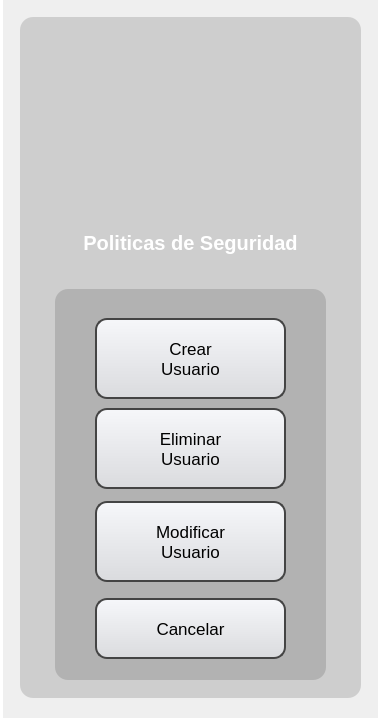
<?xml version="1.0" encoding="UTF-8"?>
<ui version="4.0">
 <class>MainWindow</class>
 <widget class="QMainWindow" name="MainWindow">
  <property name="geometry">
   <rect>
    <x>0</x>
    <y>0</y>
    <width>381</width>
    <height>721</height>
   </rect>
  </property>
  <property name="minimumSize">
   <size>
    <width>381</width>
    <height>721</height>
   </size>
  </property>
  <property name="maximumSize">
   <size>
    <width>381</width>
    <height>721</height>
   </size>
  </property>
  <property name="windowTitle">
   <string>MainWindow</string>
  </property>
  <widget class="QWidget" name="centralwidget">
   <widget class="QLabel" name="label">
    <property name="geometry">
     <rect>
      <x>0</x>
      <y>0</y>
      <width>381</width>
      <height>721</height>
     </rect>
    </property>
    <property name="text">
     <string/>
    </property>
    <property name="pixmap">
     <pixmap>../view_img/fondo.png</pixmap>
    </property>
    <property name="scaledContents">
     <bool>true</bool>
    </property>
   </widget>
   <widget class="QLabel" name="label_14">
    <property name="enabled">
     <bool>false</bool>
    </property>
    <property name="geometry">
     <rect>
      <x>0</x>
      <y>-10</y>
      <width>381</width>
      <height>731</height>
     </rect>
    </property>
    <property name="styleSheet">
     <string notr="true">background-color: qlineargradient(spread:pad, x1:0, y1:0, x2:0, y2:00715909, stop:0 rgba(0, 0, 0, 35), stop:0.375 rgba(0, 0, 0, 50), stop:0.835227 rgba(0, 0, 0, 75));

border: 3px solid white; </string>
    </property>
    <property name="text">
     <string/>
    </property>
   </widget>
   <widget class="QWidget" name="wd_regUser" native="true">
    <property name="geometry">
     <rect>
      <x>0</x>
      <y>-1</y>
      <width>381</width>
      <height>721</height>
     </rect>
    </property>
    <widget class="QLabel" name="label_4">
     <property name="geometry">
      <rect>
       <x>20</x>
       <y>18</y>
       <width>341</width>
       <height>681</height>
      </rect>
     </property>
     <property name="styleSheet">
      <string notr="true">background-color:rgba(0,0,0,35);
border-radius:13px</string>
     </property>
     <property name="text">
      <string/>
     </property>
    </widget>
    <widget class="QLabel" name="label_3">
     <property name="geometry">
      <rect>
       <x>65</x>
       <y>208</y>
       <width>251</width>
       <height>71</height>
      </rect>
     </property>
     <property name="font">
      <font>
       <pointsize>15</pointsize>
       <weight>75</weight>
       <bold>true</bold>
      </font>
     </property>
     <property name="styleSheet">
      <string notr="true">color: white</string>
     </property>
     <property name="text">
      <string>Politicas de Seguridad</string>
     </property>
     <property name="scaledContents">
      <bool>false</bool>
     </property>
     <property name="alignment">
      <set>Qt::AlignCenter</set>
     </property>
    </widget>
    <widget class="QLabel" name="label_2">
     <property name="geometry">
      <rect>
       <x>110</x>
       <y>59</y>
       <width>161</width>
       <height>161</height>
      </rect>
     </property>
     <property name="text">
      <string/>
     </property>
     <property name="pixmap">
      <pixmap>../view_img/5067875.png</pixmap>
     </property>
     <property name="scaledContents">
      <bool>true</bool>
     </property>
     <property name="alignment">
      <set>Qt::AlignCenter</set>
     </property>
     <property name="wordWrap">
      <bool>false</bool>
     </property>
     <property name="margin">
      <number>-10</number>
     </property>
    </widget>
    <widget class="QLabel" name="label_5">
     <property name="geometry">
      <rect>
       <x>205</x>
       <y>38</y>
       <width>81</width>
       <height>81</height>
      </rect>
     </property>
     <property name="styleSheet">
      <string notr="true">image: url(:/image/IMG/metrologo.png);</string>
     </property>
     <property name="text">
      <string/>
     </property>
     <property name="pixmap">
      <pixmap>../view_img/metrologo.png</pixmap>
     </property>
     <property name="scaledContents">
      <bool>true</bool>
     </property>
    </widget>
    <widget class="QLabel" name="label_6">
     <property name="geometry">
      <rect>
       <x>65</x>
       <y>37</y>
       <width>251</width>
       <height>241</height>
      </rect>
     </property>
     <property name="styleSheet">
      <string notr="true">background-color: qlineargradient(spread:pad, x1:0, y1:0, x2:0, y2:00715909, stop:0 rgba(0, 0, 0, 20), stop:0.375 rgba(0, 0, 0, 50), stop:0.835227 rgba(0, 0, 0, 75));
border-radius: 20px;</string>
     </property>
     <property name="text">
      <string/>
     </property>
    </widget>
    <widget class="QLabel" name="label_7">
     <property name="geometry">
      <rect>
       <x>55</x>
       <y>290</y>
       <width>271</width>
       <height>391</height>
      </rect>
     </property>
     <property name="styleSheet">
      <string notr="true">background-color:rgba(0,0,0,35);
border-radius:13px</string>
     </property>
     <property name="text">
      <string/>
     </property>
    </widget>
    <widget class="QPushButton" name="bt_crearUser">
     <property name="geometry">
      <rect>
       <x>95</x>
       <y>319</y>
       <width>191</width>
       <height>81</height>
      </rect>
     </property>
     <property name="font">
      <font>
       <pointsize>13</pointsize>
       <weight>50</weight>
       <bold>false</bold>
       <underline>false</underline>
       <strikeout>false</strikeout>
      </font>
     </property>
     <property name="styleSheet">
      <string notr="true">QPushButton {
	 background: qlineargradient(x1:0, y1:0, x2:0, y2:1, stop:0 #f6f7fa, stop:1 #dadbde);
	border: 2px solid #444444;
    text-align: center; 
    text-decoration: none; 
    border-radius: 12px;
}

QPushButton:hover {
	background-color: rgb(241, 241, 241);
}

QPushButton:pressed {
	background-color: rgb(223, 223, 223);
}
</string>
     </property>
     <property name="text">
      <string>Crear 
Usuario</string>
     </property>
    </widget>
    <widget class="QPushButton" name="bt_cancelar">
     <property name="geometry">
      <rect>
       <x>95</x>
       <y>599</y>
       <width>191</width>
       <height>61</height>
      </rect>
     </property>
     <property name="font">
      <font>
       <pointsize>13</pointsize>
       <weight>50</weight>
       <bold>false</bold>
       <underline>false</underline>
       <strikeout>false</strikeout>
      </font>
     </property>
     <property name="styleSheet">
      <string notr="true">QPushButton {
	 background: qlineargradient(x1:0, y1:0, x2:0, y2:1, stop:0 #f6f7fa, stop:1 #dadbde);
	border: 2px solid #444444;
    text-align: center; 
    text-decoration: none; 
    border-radius: 12px;
}

QPushButton:hover {
	background-color: rgb(255, 0, 0);
}

QPushButton:pressed {
	background-color: rgb(166, 0, 0);
}</string>
     </property>
     <property name="text">
      <string>Cancelar</string>
     </property>
    </widget>
    <widget class="QPushButton" name="bt_deleteUser">
     <property name="geometry">
      <rect>
       <x>95</x>
       <y>409</y>
       <width>191</width>
       <height>81</height>
      </rect>
     </property>
     <property name="font">
      <font>
       <pointsize>13</pointsize>
       <weight>50</weight>
       <bold>false</bold>
       <underline>false</underline>
       <strikeout>false</strikeout>
      </font>
     </property>
     <property name="styleSheet">
      <string notr="true">QPushButton {
	 background: qlineargradient(x1:0, y1:0, x2:0, y2:1, stop:0 #f6f7fa, stop:1 #dadbde);
	border: 2px solid #444444;
    text-align: center; 
    text-decoration: none; 
    border-radius: 12px;
}

QPushButton:hover {
	background-color: rgb(241, 241, 241);
}

QPushButton:pressed {
	background-color: rgb(223, 223, 223);
}
</string>
     </property>
     <property name="text">
      <string>Eliminar 
Usuario</string>
     </property>
    </widget>
    <widget class="QPushButton" name="bt_editUser">
     <property name="geometry">
      <rect>
       <x>95</x>
       <y>502</y>
       <width>191</width>
       <height>81</height>
      </rect>
     </property>
     <property name="font">
      <font>
       <pointsize>13</pointsize>
       <weight>50</weight>
       <bold>false</bold>
       <underline>false</underline>
       <strikeout>false</strikeout>
      </font>
     </property>
     <property name="styleSheet">
      <string notr="true">QPushButton {
	 background: qlineargradient(x1:0, y1:0, x2:0, y2:1, stop:0 #f6f7fa, stop:1 #dadbde);
	border: 2px solid #444444;
    text-align: center; 
    text-decoration: none; 
    border-radius: 12px;
}

QPushButton:hover {
	background-color: rgb(241, 241, 241);
}

QPushButton:pressed {
	background-color: rgb(223, 223, 223);
}
</string>
     </property>
     <property name="text">
      <string>Modificar 
Usuario</string>
     </property>
    </widget>
    <zorder>label_4</zorder>
    <zorder>label_6</zorder>
    <zorder>label_3</zorder>
    <zorder>label_2</zorder>
    <zorder>label_5</zorder>
    <zorder>label_7</zorder>
    <zorder>bt_crearUser</zorder>
    <zorder>bt_cancelar</zorder>
    <zorder>bt_deleteUser</zorder>
    <zorder>bt_editUser</zorder>
   </widget>
  </widget>
 </widget>
 <resources/>
 <connections/>
</ui>
